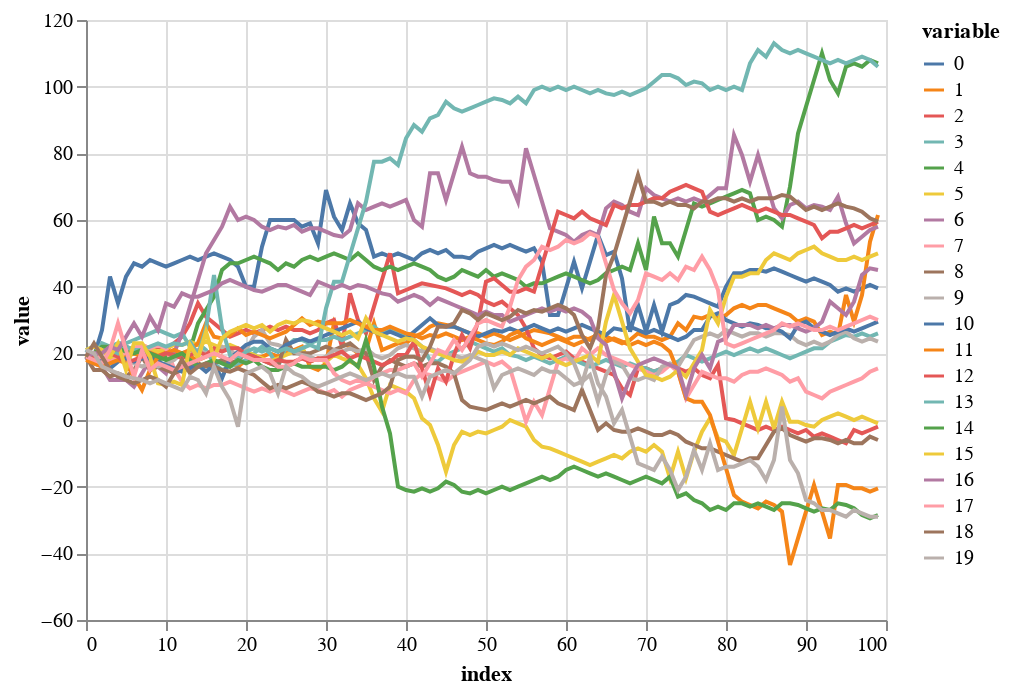

Notebook source saved alongside this figure:
### Code cell
alt.Chart( record_melted).mark_line().encode(
    x = 'index',
    y = 'value',
    color = 'variable:N')

### Figure 1 — Vega-Lite specification as saved in the notebook (floating-point values rounded to 4 significant figures; data arrays with more than 128 entries replaced by an {"elided": "..."} marker saying what was removed)
{"config": {"view": {"continuousWidth": 400, "continuousHeight": 300}}, "data": {"name": "data-97ede5c3bfd432e38f2ab48a9d50a318"}, "mark": "line", "encoding": {"color": {"field": "variable", "type": "nominal"}, "x": {"field": "index", "type": "quantitative"}, "y": {"field": "value", "type": "quantitative"}}, "$schema": "https://vega.github.io/schema/vega-lite/v4.17.0.json", "datasets": {"data-97ede5c3bfd432e38f2ab48a9d50a318": {"elided": "2000 records"}}}
